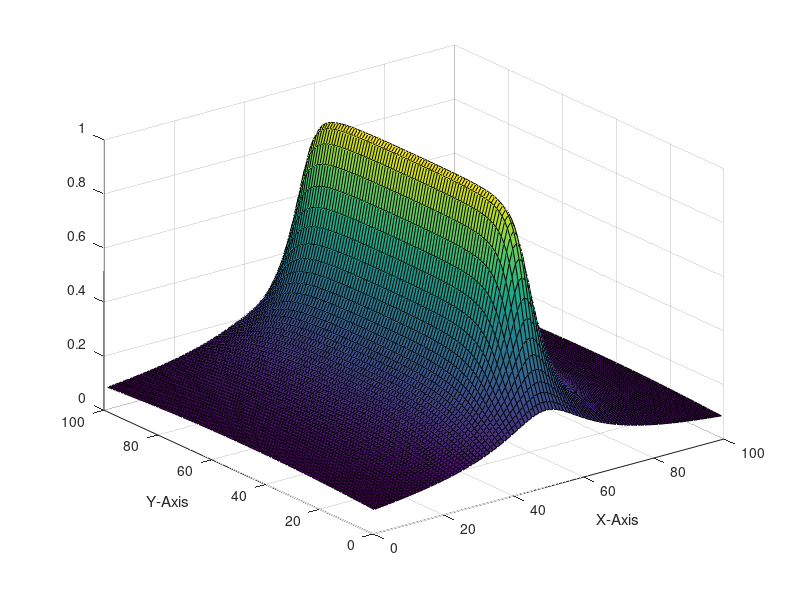

MATLAB code to generate this figure:
N=100;
[X,Y] = meshgrid(1:N);
light = [50 90 5];
camera = [50 10 5];
normal = [0 0 1];
A = zeros(N,N);
for i = 1:N
    for j = 1:N
        toCamera = camera - [i j 0];
        toLight = light - [i j 0];
        toCamera = toCamera / norm(toCamera);
        toLight = toLight / norm(toLight);
        halfAngle = 0.5 * (toCamera + toLight);
        halfAngle = halfAngle / norm(halfAngle);
        A(j,i) = dot(halfAngle, normal);
    end;
end;
% A = X;
surf(X,Y,A)
xlabel('X-Axis')
ylabel('Y-Axis')